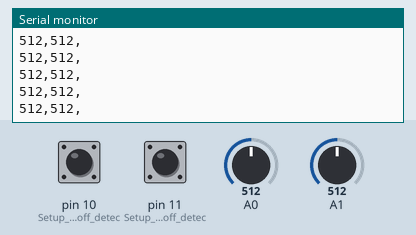
The sketch below on a simulated Arduino Uno, built with avr-gcc and run on an emulated ATmega328P. On the bench: the last lines printed to the serial monitor. The test bench sets the inputs (shaded band); at power-on: A0 = 512, A1 = 512, pin 10 (Setup_for_leads_off_detec) LOW, pin 11 (Setup_for_leads_off_detec) LOW.

Above: at 1.2 s.
1.3 s: A0 set to 716
At 1.31 s:
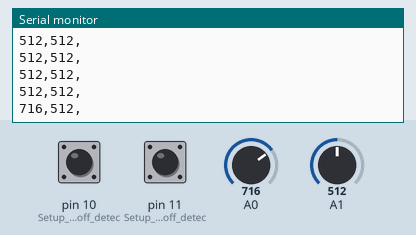
2.8 s: A1 set to 716
At 2.82 s:
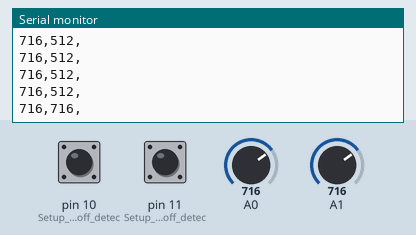
4.3 s: A0 set to 900
At 4.33 s:
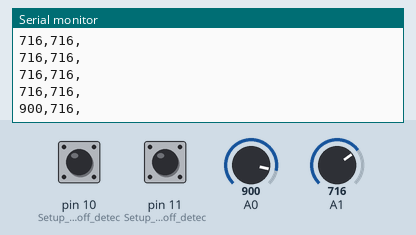
5.8 s: A1 set to 900
At 5.84 s:
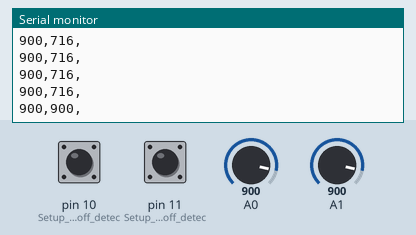
Timing chart, 0 to 8.3 s (numbered marks = the images above; inputs shaded):
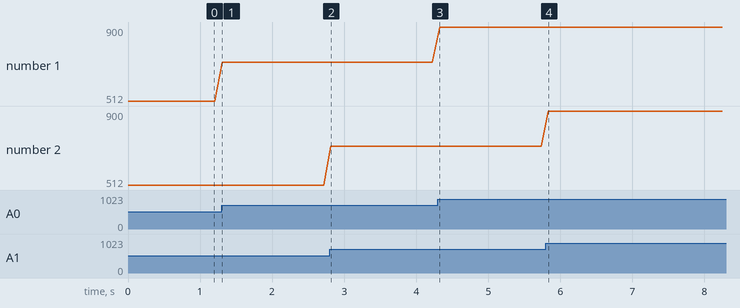

Measured:
- after the input at 1.3 s, the serial monitor: prints a new line at once (image 1)
- after the input at 2.8 s, the serial monitor: prints a new line at once (image 2)
- after the input at 4.3 s, the serial monitor: prints a new line at once (image 3)
- after the input at 5.8 s, the serial monitor: prints a new line at once (image 4)
- plotted number 1: 512 → 716 after the input at 1.3 s, 716 → 900 after the input at 4.3 s

The sketch:

firmware.ino
```cpp
int heartmonitor;     //the analog reading from the ECG sensor
int fsrReading;      // the analog reading from the FSR resistor divider

void setup() {
  Serial.begin(115200);
  pinMode(10, INPUT); // Setup for leads off detection LO +
  pinMode(11, INPUT); // Setup for leads off detection LO -
}

void loop() {

  if((digitalRead(10) == 1)||(digitalRead(11) == 1)){
      //Serial.print("!,");
  }
  else{
    // send the value of analog input 0:
      heartmonitor = analogRead(A0);
      Serial.print(heartmonitor);
      Serial.print(",");
      fsrReading = analogRead(A1);
      Serial.print(fsrReading);
      Serial.print(",\n");
  }
  //Wait for a bit to keep serial data from saturating
  delay(100);
}
```
